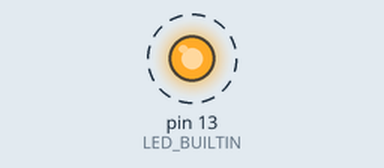
A sketch run on a simulated Arduino Uno, built with avr-gcc and run on an emulated ATmega328P. On the bench: output pins drawn as LEDs (lit = HIGH). Dashed ring = blinking. What the sketch prints to the serial monitor is not drawn.

Above: at 0.2 s.
Timing chart, 0 to 3.0 s (numbered marks = the images above):
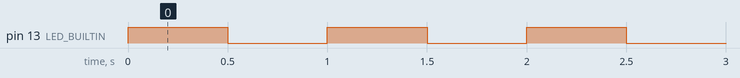

Measured:
- by itself, pin 13 (LED_BUILTIN): alternates HIGH for 0.50 s and LOW for 0.50 s

The sketch:

Blink.ino
```cpp
#define ESP8266
#include <Veloce.h>

void setup() {
  pinMode(LED_BUILTIN, OUTPUT);
  pinMode(OUT_1, OUTPUT);
  pinMode(OUT_2, OUTPUT);
  pinMode(OUT_3, OUTPUT);
  pinMode(OUT_4, OUTPUT);
  Serial.begin(115200);
}

void loop() {
  digitalWrite(LED_BUILTIN, HIGH);
  digitalWrite(OUT_1, HIGH);
  digitalWrite(OUT_3, HIGH);
  digitalWrite(OUT_2, LOW);
  digitalWrite(OUT_4, LOW);
  delay(500);
  digitalWrite(LED_BUILTIN, LOW);
  digitalWrite(OUT_1, LOW);
  digitalWrite(OUT_3, LOW);
  digitalWrite(OUT_2, HIGH);
  digitalWrite(OUT_4, HIGH);

  delay(500);
  Serial.println("loop");
}
```
